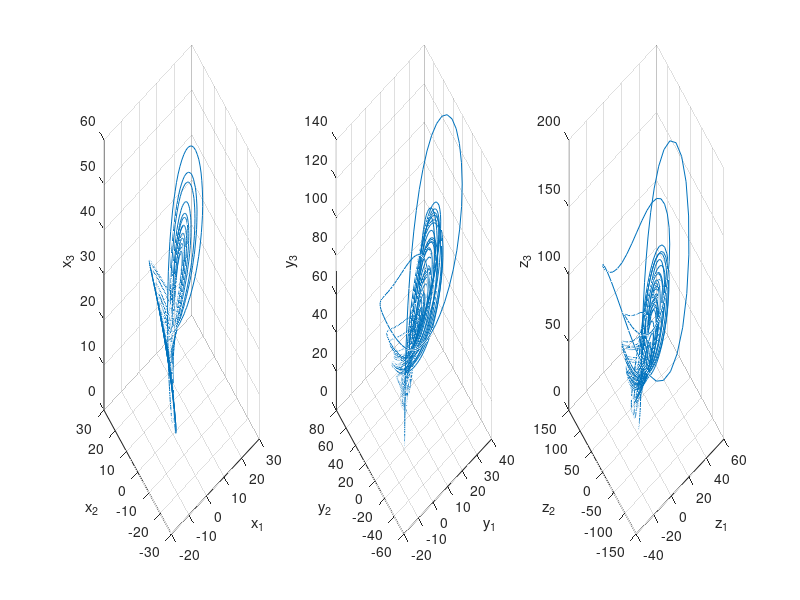

Here is the MATLAB script that generated this plot:
%%%%%%%%%%%%%%%%%%%%%%%%%%%%%%%%%%%%%%%%%%%%%%%%%%%%%%%%%%%%%%%%%
%Copyright (c) 2020 QEP Research Group
%Main_generate_system version 1
%%%%%%%%%%%%%%%%%%%%%%%%%%%%%%%%%%%%%%%%%%%%%%%%%%%%%%%%%%%%%%%%%

%This code generates three Lorenz systems which interact depending on
%the values of the interaction terms

clear; clc; 

%Definition of the number of points for the simulation (Nt), time step (dt) and time vector
%(t)
Nt = 5e3+1;
dt = 0.005;
t = 0:dt:(Nt-1)*dt;

%Definition of the Lorentz system constants (equal for all systems)
sigma = 10;
r = 28;
b = 8/3;

%definition of the influence coefficients (mijk means that j influence k)
mi21 = 0;
mi31 = 0;
mi12 = 2;
mi32 = 0;
mi13 = 0;
mi23 = 0.5;

%Random noise can be added for noise sensitivity analysis
I_noise = 0.02;

%initialisation of the vector. The first point is chosen randomly. Thus,
%any new numerical simulation will be different
x1=zeros(size(t)); x1(1) = rand()*1;
x2=zeros(size(t)); x2(1) = rand()*1;
x3=zeros(size(t)); x3(1) = rand()*1;
y1=zeros(size(t)); y1(1) = rand()*1;
y2=zeros(size(t)); y2(1) = rand()*1;
y3=zeros(size(t)); y3(1) = rand()*1;
z1=zeros(size(t)); z1(1) = rand()*1;
z2=zeros(size(t)); z2(1) = rand()*1;
z3=zeros(size(t)); z3(1) = rand()*1;

%The system is solved at any time step. The solution is performed by an
%Euler backward numerical scheme.

for i = 2:Nt
    %system 1
    x1(i) = x1(i-1) + sigma*(x2(i-1)-x1(i-1))*dt;
    x2(i) = x2(i-1) + (r*x1(i-1) - x2(i-1) - x1(i-1)*x3(i-1) + mi21*y2(i-1)^2+mi31*z3(i-1)^2)*dt;
    x3(i) = x3(i-1) + (x1(i-1)*x2(i-1) - b*x3(i-1))*dt;
    %system 2
    y1(i) = y1(i-1) + sigma*(y2(i-1)-y1(i-1))*dt;
    y2(i) = y2(i-1) + (r*y1(i-1) - y2(i-1) - y1(i-1)*y3(i-1) + mi12*x2(i-1)^2+mi32*z3(i-1)^2)*dt;
    y3(i) = y3(i-1) + (y1(i-1)*y2(i-1) - b*y3(i-1))*dt;
    %system3
    z1(i) = z1(i-1) + sigma*(z2(i-1)-z1(i-1))*dt;
    z2(i) = z2(i-1) + (r*z1(i-1) - z2(i-1) - z1(i-1)*z3(i-1) + mi13*x2(i-1)^2+mi23*y2(i-1)^2)*dt;
    z3(i) = z3(i-1) + (z1(i-1)*z2(i-1) - b*z3(i-1))*dt;
end

%The equations of a System are linked togheter
X = [x1; x2; x3];
Y = [y1; y2; y3];
Z = [z1; z2; z3];

%The influence matrix is created
Mi = [1 mi12 mi13; mi21 1 mi23; mi31 mi32 1];
Mi = Mi';

%Noise adding
X = normrnd(X,I_noise);
Y = normrnd(Y,I_noise);
Z = normrnd(Z,I_noise);

%Plot the three systems
figure (1)
clf
subplot(1,3,1)
plot3(X(1,:),X(2,:),X(3,:))
grid on
xlabel('x_1')
ylabel('x_2')
zlabel('x_3')

subplot(1,3,2)
plot3(Y(1,:),Y(2,:),Y(3,:))
grid on
xlabel('y_1')
ylabel('y_2')
zlabel('y_3')

subplot(1,3,3)
plot3(Z(1,:),Z(2,:),Z(3,:))
grid on
xlabel('z_1')
ylabel('z_2')
zlabel('z_3')

%useless and redundant parameters are removed
clear x1 x2 x3 y1 y2 y3 z1 z2 z3
clear i r sigma b mi12 mi21 mi23 mi32 mi13 mi31
clear dt I_noise Nt 

